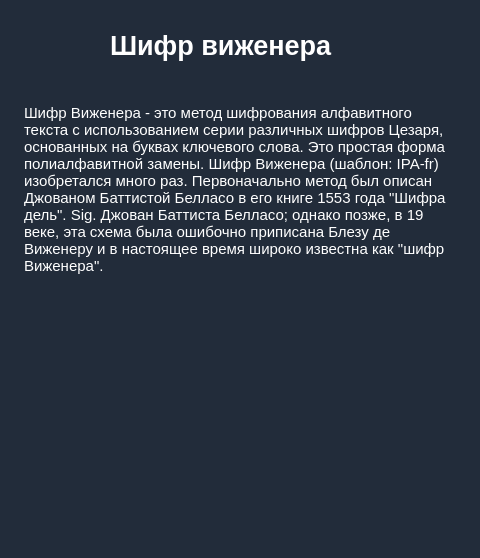
<?xml version="1.0" encoding="UTF-8"?>
<ui version="4.0">
 <class>vigenere_cipher_Info</class>
 <widget class="QDialog" name="vigenere_cipher_Info">
  <property name="geometry">
   <rect>
    <x>0</x>
    <y>0</y>
    <width>480</width>
    <height>558</height>
   </rect>
  </property>
  <property name="windowTitle">
   <string>Шифр Виженера</string>
  </property>
  <property name="styleSheet">
   <string notr="true">background-color: rgba(34, 44, 58, 1);</string>
  </property>
  <widget class="QLabel" name="label_2">
   <property name="geometry">
    <rect>
     <x>0</x>
     <y>520</y>
     <width>481</width>
     <height>40</height>
    </rect>
   </property>
   <property name="text">
    <string/>
   </property>
   <property name="pixmap">
    <pixmap>Images/dlack_balk_line.png</pixmap>
   </property>
  </widget>
  <widget class="QLabel" name="label">
   <property name="geometry">
    <rect>
     <x>110</x>
     <y>20</y>
     <width>241</width>
     <height>51</height>
    </rect>
   </property>
   <property name="font">
    <font>
     <pointsize>20</pointsize>
     <weight>75</weight>
     <bold>true</bold>
    </font>
   </property>
   <property name="styleSheet">
    <string notr="true">color: rgb(255, 255, 255);

</string>
   </property>
   <property name="text">
    <string>Шифр виженера </string>
   </property>
  </widget>
  <widget class="QTextBrowser" name="textBrowser">
   <property name="geometry">
    <rect>
     <x>20</x>
     <y>100</y>
     <width>441</width>
     <height>201</height>
    </rect>
   </property>
   <property name="styleSheet">
    <string notr="true">background-color: rgb(34, 44, 58);
border: 0px solid rgb(33, 34, 39);
border-radius: 5px;</string>
   </property>
   <property name="html">
    <string>&lt;!DOCTYPE HTML PUBLIC &quot;-//W3C//DTD HTML 4.0//EN&quot; &quot;http://www.w3.org/TR/REC-html40/strict.dtd&quot;&gt;
&lt;html&gt;&lt;head&gt;&lt;meta name=&quot;qrichtext&quot; content=&quot;1&quot; /&gt;&lt;style type=&quot;text/css&quot;&gt;
p, li { white-space: pre-wrap; }
&lt;/style&gt;&lt;/head&gt;&lt;body style=&quot; font-family:'MS Shell Dlg 2'; font-size:8.25pt; font-weight:400; font-style:normal;&quot;&gt;
&lt;p style=&quot; margin-top:0px; margin-bottom:0px; margin-left:0px; margin-right:0px; -qt-block-indent:0; text-indent:0px;&quot;&gt;&lt;span style=&quot; font-size:11pt; color:#ffffff;&quot;&gt;Шифр Виженера - это метод шифрования алфавитного текста с использованием серии различных шифров Цезаря, основанных на буквах ключевого слова. Это простая форма полиалфавитной замены. Шифр Виженера (шаблон: IPA-fr) изобретался много раз. Первоначально метод был описан Джованом Баттистой Белласо в его книге 1553 года &amp;quot;Шифра дель&amp;quot;. Sig. Джован Баттиста Белласо; однако позже, в 19 веке, эта схема была ошибочно приписана Блезу де Виженеру и в настоящее время широко известна как &amp;quot;шифр Виженера&amp;quot;.&lt;/span&gt;&lt;/p&gt;&lt;/body&gt;&lt;/html&gt;</string>
   </property>
  </widget>
  <widget class="QLabel" name="label_3">
   <property name="geometry">
    <rect>
     <x>30</x>
     <y>310</y>
     <width>431</width>
     <height>201</height>
    </rect>
   </property>
   <property name="text">
    <string/>
   </property>
   <property name="pixmap">
    <pixmap>Images/vigenere_cipher_Im.png</pixmap>
   </property>
   <property name="scaledContents">
    <bool>false</bool>
   </property>
   <property name="margin">
    <number>0</number>
   </property>
   <property name="indent">
    <number>0</number>
   </property>
  </widget>
 </widget>
 <resources/>
 <connections/>
</ui>
